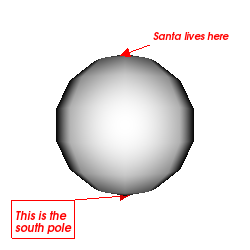

This chart was generated by the following Python code:
#!/usr/bin/env python

# Demonstrate vtkCaptionActor2D with leader glyphs on a sphere.

import vtkmodules.vtkInteractionStyle  # noqa: F401
import vtkmodules.vtkRenderingFreeType  # noqa: F401
import vtkmodules.vtkRenderingOpenGL2  # noqa: F401

from vtkmodules.vtkFiltersSources import vtkConeSource, vtkSphereSource
from vtkmodules.vtkRenderingAnnotation import vtkCaptionActor2D
from vtkmodules.vtkRenderingCore import (
    vtkActor,
    vtkPolyDataMapper,
    vtkRenderWindow,
    vtkRenderWindowInteractor,
    vtkRenderer,
)

# Source
sphere_source = vtkSphereSource()

sphere_mapper = vtkPolyDataMapper()
sphere_mapper.SetInputConnection(sphere_source.GetOutputPort())

sphere_actor = vtkActor()
sphere_actor.SetMapper(sphere_mapper)

# Glyph sources for leader
cone_glyph = vtkConeSource()
cone_glyph.SetResolution(6)

# Caption 1 — south pole with 3D leader and cone glyph
south_pole_caption = vtkCaptionActor2D()
south_pole_caption.SetCaption("This is the\nsouth pole")
south_pole_caption.SetAttachmentPoint(0, 0, -0.5)
south_pole_caption.GetPositionCoordinate().SetCoordinateSystemToNormalizedViewport()
south_pole_caption.GetPositionCoordinate().SetReferenceCoordinate(None)
south_pole_caption.GetPositionCoordinate().SetValue(0.05, 0.05)
south_pole_caption.SetWidth(0.25)
south_pole_caption.SetHeight(0.15)
south_pole_caption.ThreeDimensionalLeaderOn()
south_pole_caption.SetLeaderGlyphConnection(cone_glyph.GetOutputPort())
south_pole_caption.SetMaximumLeaderGlyphSize(10)
south_pole_caption.SetLeaderGlyphSize(0.025)
south_pole_caption.GetProperty().SetColor(1, 0, 0)
south_pole_caption.GetCaptionTextProperty().SetColor(south_pole_caption.GetProperty().GetColor())

# Caption 2 — north pole without border
north_pole_caption = vtkCaptionActor2D()
north_pole_caption.SetCaption("Santa lives here")
north_pole_caption.GetProperty().SetColor(1, 0, 0)
north_pole_caption.SetAttachmentPoint(0, 0, 0.5)
north_pole_caption.SetHeight(0.05)
north_pole_caption.BorderOff()
north_pole_caption.SetPosition(25, 10)
north_pole_caption.ThreeDimensionalLeaderOff()
north_pole_caption.SetLeaderGlyphConnection(cone_glyph.GetOutputPort())
north_pole_caption.SetWidth(0.35)
north_pole_caption.SetHeight(0.10)
north_pole_caption.SetMaximumLeaderGlyphSize(10)
north_pole_caption.SetLeaderGlyphSize(0.025)
north_pole_caption.GetCaptionTextProperty().SetColor(north_pole_caption.GetProperty().GetColor())

# Renderer
renderer = vtkRenderer()
renderer.AddViewProp(north_pole_caption)
renderer.AddViewProp(south_pole_caption)
renderer.AddActor(sphere_actor)
renderer.SetBackground(1, 1, 1)

# Render window
render_window = vtkRenderWindow()
render_window.AddRenderer(renderer)
render_window.SetWindowName("caption actor")
render_window.SetMultiSamples(0)
render_window.SetSize(250, 250)

# Interactor
interactor = vtkRenderWindowInteractor()
interactor.SetRenderWindow(render_window)

# Scene
renderer.GetActiveCamera().SetFocalPoint(0, 0, 0)
renderer.GetActiveCamera().SetPosition(1, 0, 0)
renderer.GetActiveCamera().SetViewUp(0, 0, 1)
renderer.ResetCamera()

interactor.Initialize()
interactor.Start()
